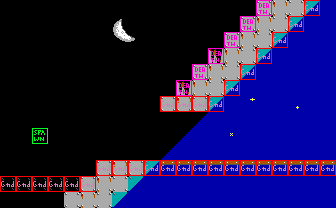

This is a level from a 2D game, rendered from its Tiled map with the project's own tilesets. A one-line summary and the complete map file follow:
An orthogonal 21x13 tile map with 16x16 px tiles, 2 tile layers (bg, col), 2 tilesets.

<map version="1.5" tiledversion="1.5.0" orientation="orthogonal" renderorder="right-down" width="21" height="13" tilewidth="16" tileheight="16" infinite="0" nextlayerid="4" nextobjectid="19">
 <properties>
  <property name="music" type="int" value="1" />
 </properties>
 <tileset firstgid="1" source="tileset.tsx" />
 <tileset firstgid="241" source="obj.tsx" />
 <layer id="1" name="bg" width="21" height="13">
  <data encoding="csv">
18,18,18,18,18,18,18,18,18,18,18,18,18,18,18,18,80,100,80,64,45,
18,18,18,18,18,18,18,19,20,18,18,18,18,18,18,80,100,80,64,45,45,
18,20,18,18,18,18,18,39,40,18,18,18,18,18,80,100,80,64,45,45,45,
18,18,18,18,18,18,18,18,18,18,18,18,18,79,100,80,64,45,45,45,45,
18,18,18,18,18,18,18,18,18,18,18,18,80,100,80,64,45,45,45,45,45,
18,18,18,18,18,18,18,18,18,18,18,79,100,80,64,45,45,45,45,45,45,
18,18,18,18,18,18,18,18,18,18,80,100,80,64,45,3,45,45,24,45,45,
18,18,18,18,18,18,18,18,18,18,18,18,16,45,45,45,45,45,45,45,45,
18,18,18,18,18,18,18,18,18,18,18,16,45,45,23,45,45,45,45,45,45,
18,18,18,18,18,18,18,18,18,18,16,45,45,45,45,45,45,45,45,45,45,
18,18,18,18,18,18,80,100,80,64,46,46,46,46,46,46,46,46,46,46,46,
99,99,99,99,99,80,100,80,64,45,45,45,45,45,45,45,45,45,45,45,45,
18,18,18,18,80,100,80,64,45,45,45,45,45,45,45,45,45,45,45,45,45
</data>
 </layer>
 <layer id="2" name="col" width="21" height="13">
  <data encoding="csv">
241,241,241,241,241,241,241,241,241,241,241,241,241,241,241,241,244,0,0,242,241,
241,241,241,241,0,241,241,241,0,241,241,241,241,241,241,244,241,0,242,0,241,
241,241,241,241,241,241,241,241,241,241,241,241,241,241,244,241,241,242,0,0,241,
241,241,241,241,241,241,241,241,241,241,241,241,241,244,241,241,242,0,0,0,241,
241,241,241,241,241,241,241,241,241,241,241,241,244,241,241,242,241,0,0,0,241,
241,241,241,241,241,241,241,241,241,241,241,244,241,241,242,241,241,0,0,0,241,
241,241,241,241,241,241,241,241,241,241,242,242,242,242,241,241,241,0,0,0,241,
241,241,241,241,241,241,241,241,241,241,241,241,241,241,241,241,241,0,0,0,241,
241,241,243,241,241,241,241,241,241,241,241,241,241,241,241,241,241,0,0,0,241,
241,241,241,241,241,241,241,241,241,241,241,241,241,241,241,241,241,0,0,0,241,
241,241,241,241,241,241,242,242,242,242,242,242,242,242,242,242,242,242,242,242,242,
242,242,242,242,242,242,241,241,241,241,241,241,241,241,241,241,241,0,0,0,241,
241,241,241,241,241,241,241,241,241,241,241,241,241,241,241,241,241,0,0,0,241
</data>
 </layer>
 <objectgroup id="3" name="obj">
  <properties>
   <property name="string_id" type="int" value="1" />
  </properties>
 </objectgroup>
</map>
